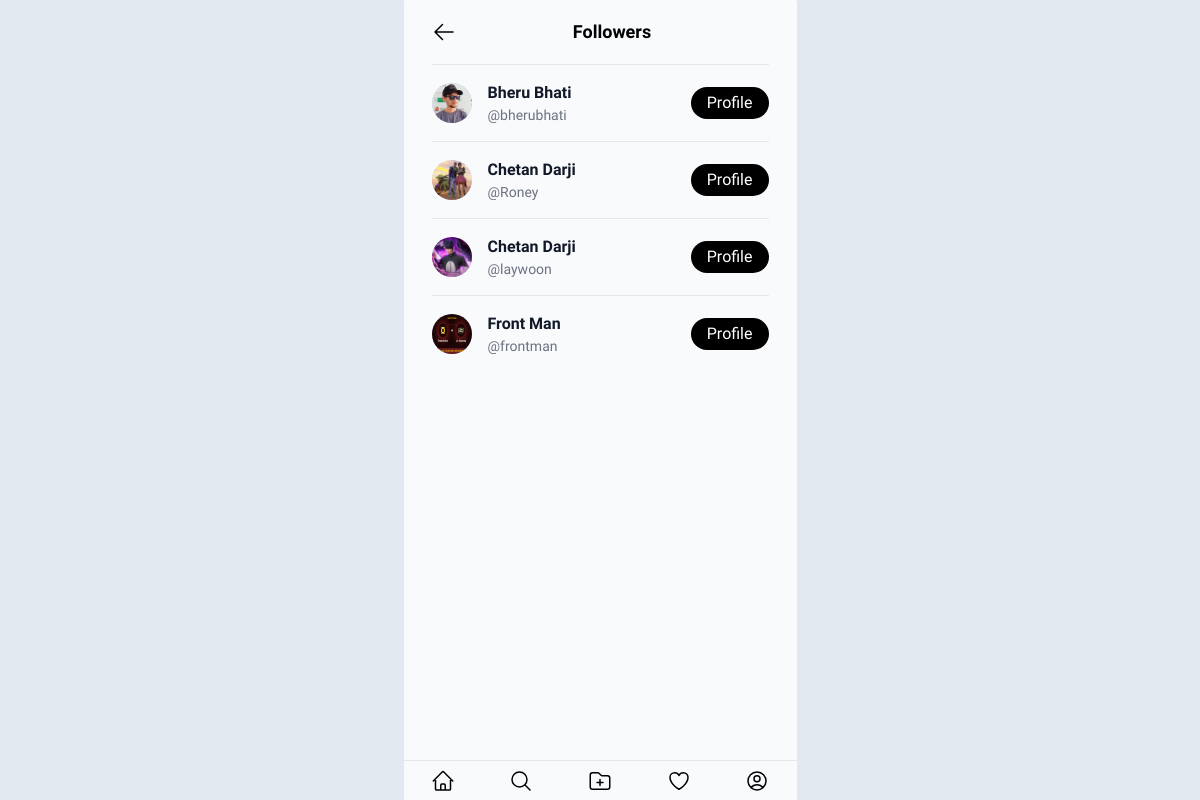
The page /followers/ (signed in) on the database its author committed.
### app/models.py (models this page shows)
class User(AbstractUser):
    profile_image = models.ImageField(upload_to='profileImage',blank=True,null=True,default='profile.png')
    bio = models.TextField(blank=True,null=True)
    followers = models.ManyToManyField('self', symmetrical=False, blank=True, related_name='following')
    friends = models.ManyToManyField('Friend', related_name='my_friends')

### app/views.py (the view)
# urls.py: path('followers/', views.followers, name='followers'),
@login_required(login_url='/login/')
def followers(request):
    following_list = request.user.following.all()
    return render(request, "followers.html", {'followers_list': following_list})

### templates/followers.html (shortened to what this page needs)
{% extends 'base.html' %}
{% block body %}
{% load static %}
<div class="container bg-slate-50 max-w-[393px] w-full min-h-[100vh] h-full mx-auto shadow-transparent rounded-sm">
    <div id="users-list">
        <ul class="max-w-md divide-y divide-gray-200 dark:divide-gray-700 px-7 usersresults">
            <div class="flex justify-center items-center h-16 font-bold">
                <a href="/profile">
                    <svg xmlns="http://www.w3.org/2000/svg" fill="none" viewBox="0 0 24 24" stroke-width="1.5" stroke="currentColor" class="w-6 h-6 cursor-pointer">
                        <path stroke-linecap="round" stroke-linejoin="round" d="M10.5 19.5 3 12m0 0 7.5-7.5M3 12h18" />
                    </svg>
                </a>
                <h2 class="text-center text-lg w-80">Followers</h2>
            </div>
            {% for follower in followers_list %}
                {% if follower != request.user %}
                <li class="pb-3 sm:pb-4 pt-3 sm:pt-4">
                    <div class=" flex justify-between items-center space-x-4 rtl:space-x-reverse">
                        <div class="flex justify-center items-center">
                            <div class="flex justify-center items-center bg-indigo-200 rounded-full">
                                <img class="w-10 h-10 rounded-full" src="{{ follower.profile_image.url }}" alt="">
                            </div>
                            <div class="mx-4 flex flex-col justify-center items-start min-w-0">
                                <p class="font-semibold text-gray-900 truncate dark:text-white">
                                    {{ follower.first_name }} {{ follower.last_name }}
                                </p>
                                <p class="text-sm text-gray-500 truncate dark:text-gray-400">
                                    @{{ follower.username }}
                                </p>
                            </div>
                        </div>
                        <div class="bg-black text-white py-1 px-4 rounded-full">
                            <a href="/profile/{{follower.username}}">Profile</a>
                        </div>
                    </div>
                </li>
                {% endif %}
            {% endfor %}
        </ul>
    </div>
    <div class="border-t bg-slate-50 h-10 fixed bottom-0 max-w-[393px] w-full flex justify-around items-center">
        <a href="/home">
        </a>
        <a href="/search">
            <svg xmlns="http://www.w3.org/2000/svg" fill="none" viewBox="0 0 24 24" stroke-width="1.5" stroke="currentColor" class="w-6 h-6">
                <path stroke-linecap="round" stroke-linejoin="round" d="m21 21-5.197-5.197m0 0A7.5 7.5 0 1 0 5.196 5.196a7.5 7.5 0 0 0 10.607 10.607Z" />
            </svg>
        </a>
        <a href="/upload">
        </a>
        <a href="/notification">
        </a>
        <a href="/profile">
        </a>
    </div>
</div>
{% endblock body %}

### templates/base.html (style rules this page uses)
* { font-family: "Maven Pro", sans-serif; font-optical-sizing: auto; }

### rows shown on the page
User: profile_image (picture), first_name "Bheru", last_name "Bhati", username "bherubhati"
User: profile_image (picture), first_name "Chetan", last_name "Darji", username "Roney"
User: profile_image (picture), first_name "Chetan", last_name "Darji", username "laywoon"
User: profile_image (picture), first_name "Front", last_name "Man", username "frontman"
